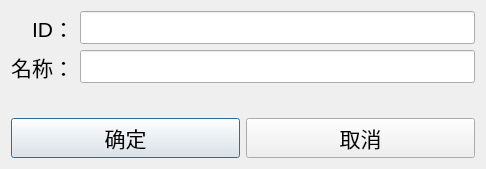
<?xml version="1.0" encoding="UTF-8"?>
<ui version="4.0">
 <class>QSttTestMacroEdit</class>
 <widget class="QDialog" name="QSttTestMacroEdit">
  <property name="geometry">
   <rect>
    <x>0</x>
    <y>0</y>
    <width>486</width>
    <height>169</height>
   </rect>
  </property>
  <property name="windowTitle">
   <string>测试功能编辑</string>
  </property>
  <layout class="QVBoxLayout" name="verticalLayout_2">
   <item>
    <layout class="QVBoxLayout" name="verticalLayout">
     <item>
      <layout class="QGridLayout" name="gridLayout">
       <item row="1" column="0">
        <widget class="QLabel" name="label_Name">
         <property name="font">
          <font>
           <pointsize>16</pointsize>
          </font>
         </property>
         <property name="text">
          <string>名称：</string>
         </property>
         <property name="alignment">
          <set>Qt::AlignRight|Qt::AlignTrailing|Qt::AlignVCenter</set>
         </property>
        </widget>
       </item>
       <item row="0" column="0">
        <widget class="QLabel" name="label_ID">
         <property name="font">
          <font>
           <pointsize>16</pointsize>
          </font>
         </property>
         <property name="text">
          <string>ID：</string>
         </property>
         <property name="alignment">
          <set>Qt::AlignRight|Qt::AlignTrailing|Qt::AlignVCenter</set>
         </property>
        </widget>
       </item>
       <item row="0" column="1">
        <widget class="QLineEdit" name="lineEdit_ID">
         <property name="font">
          <font>
           <pointsize>16</pointsize>
          </font>
         </property>
        </widget>
       </item>
       <item row="1" column="1">
        <widget class="QLineEdit" name="lineEdit_Name">
         <property name="font">
          <font>
           <pointsize>16</pointsize>
          </font>
         </property>
        </widget>
       </item>
      </layout>
     </item>
     <item>
      <spacer name="verticalSpacer">
       <property name="orientation">
        <enum>Qt::Vertical</enum>
       </property>
       <property name="sizeHint" stdset="0">
        <size>
         <width>20</width>
         <height>40</height>
        </size>
       </property>
      </spacer>
     </item>
     <item>
      <layout class="QHBoxLayout" name="horizontalLayout">
       <property name="spacing">
        <number>6</number>
       </property>
       <item>
        <widget class="QPushButton" name="m_Btn_OK">
         <property name="font">
          <font>
           <pointsize>16</pointsize>
          </font>
         </property>
         <property name="text">
          <string>确定</string>
         </property>
        </widget>
       </item>
       <item>
        <widget class="QPushButton" name="m_Btn_Cancel">
         <property name="font">
          <font>
           <pointsize>16</pointsize>
          </font>
         </property>
         <property name="text">
          <string>取消</string>
         </property>
        </widget>
       </item>
      </layout>
     </item>
    </layout>
   </item>
  </layout>
 </widget>
 <resources/>
 <connections/>
</ui>
